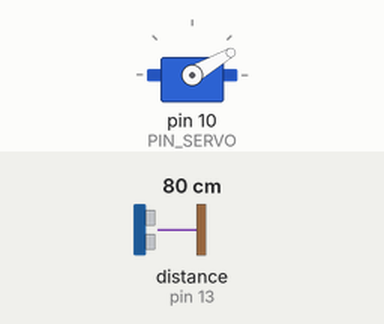
This sketch was run on a simulated Arduino Uno, built with avr-gcc and run on an emulated ATmega328P. Parts: servo. Wiring (inferred from the names in the program): ultrasonic range finder: trigger pin 12; echo pin 13. The test bench sets the inputs (shaded band); at power-on: distance to the obstacle (sensor on pin 13) 80 cm. The echo pulse lasts 58.3 µs per cm.

Above: at 1.5 s.
1.6 s: distance to the obstacle (sensor on pin 13) set to 26 cm
3.1 s: distance to the obstacle (sensor on pin 13) set to 20 cm
At 3.63 s:
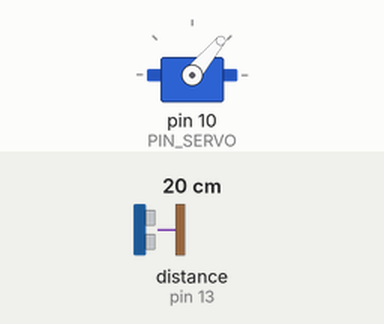
At 6.8 s:
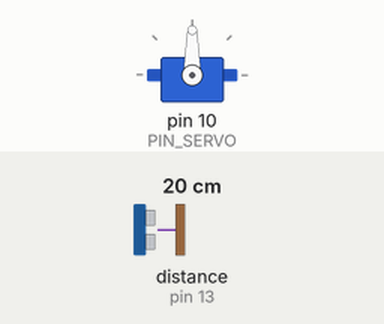
Timing chart, 0 to 8.3 s (numbered marks = the images above; inputs shaded):
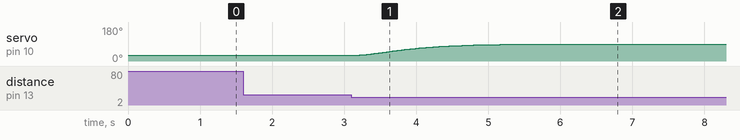

Measured:
- the behaviour switches between 23 and 22 cm on distance to the obstacle (sensor on pin 13) (found by bisection; images 0 and 1)
- after the input at 1.6 s, every drawn part: stays the same
- after the input at 3.1 s, servo on pin 10 (PIN_SERVO): moves from 30° to 90° over 2.6 s, starting after 0.07 s

The sketch:

10_example_3_other.ino
```cpp
#include <Servo.h>
#include <math.h>

#define PIN_SERVO 10
#define PIN_TRIG  12
#define PIN_ECHO  13

const int ANG_CLOSED = 30;
const int ANG_OPENED = 90;
unsigned long MOVING_TIME = 3000;

const float APPROACH_TH = 22.0;
const float CLEAR_TH = 32.0;

Servo myServo;
bool moving = false;
bool openTarget = false;
unsigned long moveStartMs = 0;
int startAngle = ANG_CLOSED;
int stopAngle  = ANG_CLOSED;
int currentAngle = ANG_CLOSED;

float spring01(float t, float w = 7.0f) {
  if (t <= 0) return 0.0f;
  if (t >= 1) return 1.0f;
  float s  = 1.0f - (1.0f + w * t) * expf(-w * t);
  float s1 = 1.0f - (1.0f + w * 1.0f) * expf(-w * 1.0f);
  return s / s1;
}

float getDistance() {
  digitalWrite(PIN_TRIG, LOW);  delayMicroseconds(2);
  digitalWrite(PIN_TRIG, HIGH); delayMicroseconds(10);
  digitalWrite(PIN_TRIG, LOW);
  unsigned long dur = pulseIn(PIN_ECHO, HIGH, 30000UL);
  if (dur == 0) return 999.0f;
  return dur * 0.0343f / 2.0f;
}

void setup() {
  myServo.attach(PIN_SERVO);
  pinMode(PIN_TRIG, OUTPUT);
  pinMode(PIN_ECHO, INPUT);

  myServo.write(ANG_CLOSED);
  currentAngle = ANG_CLOSED;
  delay(300);
}

void loop() {
  if (!moving) {
    float d = getDistance();
    if (!openTarget && d < APPROACH_TH) {
      openTarget = true;
      startAngle = currentAngle;
      stopAngle  = ANG_OPENED;
      moveStartMs = millis();
      moving = true;
    } else if (openTarget && d > CLEAR_TH) {
      openTarget = false;
      startAngle = currentAngle;
      stopAngle  = ANG_CLOSED;
      moveStartMs = millis();
      moving = true;
    }
  }

  if (moving) {
    unsigned long el = millis() - moveStartMs;
    if (el <= MOVING_TIME) {
      float t = (float)el / (float)MOVING_TIME;
      float e = spring01(t, 7.0f);
      int ang = (int)lround(startAngle + (stopAngle - startAngle) * e);
      myServo.write(ang);
      currentAngle = ang;
    } else {
      myServo.write(stopAngle);
      currentAngle = stopAngle;
      moving = false;
    }
  }

  delay(10);
}
```
